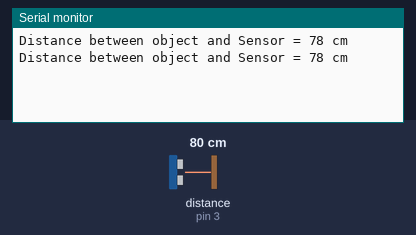
The sketch below on a simulated Arduino Uno, built with avr-gcc and run on an emulated ATmega328P. Shown: the last lines printed to the serial monitor. Wiring (inferred from the names in the program): ultrasonic range finder: trigger pin 4; echo pin 3. Inputs (shaded band) come from the test bench; at power-on: distance to the obstacle (sensor on pin 3) 80 cm. The echo pulse lasts 58.3 µs per cm.

Above: at 2.8 s.
2.9 s: distance to the obstacle (sensor on pin 3) set to 2 cm
At 4.8 s:
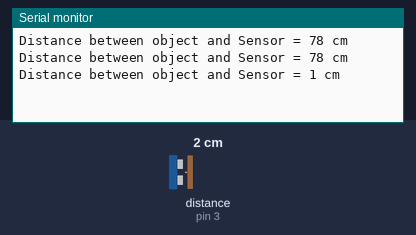
5.6 s: distance to the obstacle (sensor on pin 3) set to 4 cm
At 6.4 s:
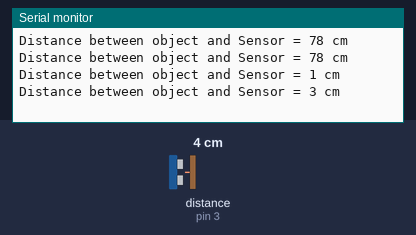
Timing chart, 0 to 8.6 s (numbered marks = the images above; inputs shaded):
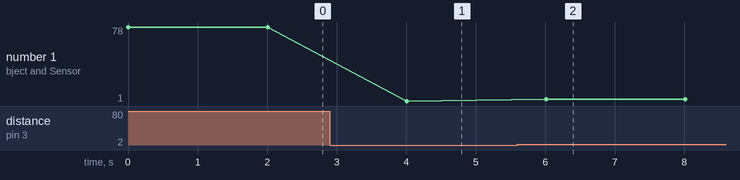

Measured:
- after the input at 2.9 s, the serial monitor: prints a new line after 1.1 s (image 1)
- after the input at 5.6 s, the serial monitor: prints a new line after 0.41 s (image 2)
- plotted number 1: 78 → 1 after the input at 2.9 s, 1 → 3 after the input at 5.6 s

The sketch:

_08_Ultrasonic_distance.ino
```cpp
#define trigger 4
#define ecco 3

void setup() {
  pinMode(trigger, OUTPUT);
  pinMode(ecco, INPUT);
  Serial.begin(9600);
}

void loop() {
  long duration, distance ;
  digitalWrite(trigger, LOW);
  delayMicroseconds(30);
  digitalWrite(trigger, HIGH);
  delayMicroseconds(10);
  digitalWrite(trigger, LOW);
  duration = pulseIn(ecco, HIGH);
  distance = 0.034*duration/2;
  Serial.print("Distance between object and Sensor = ");
  Serial.print(distance);
  Serial.println(" cm");
  delay(2000);

}
```
